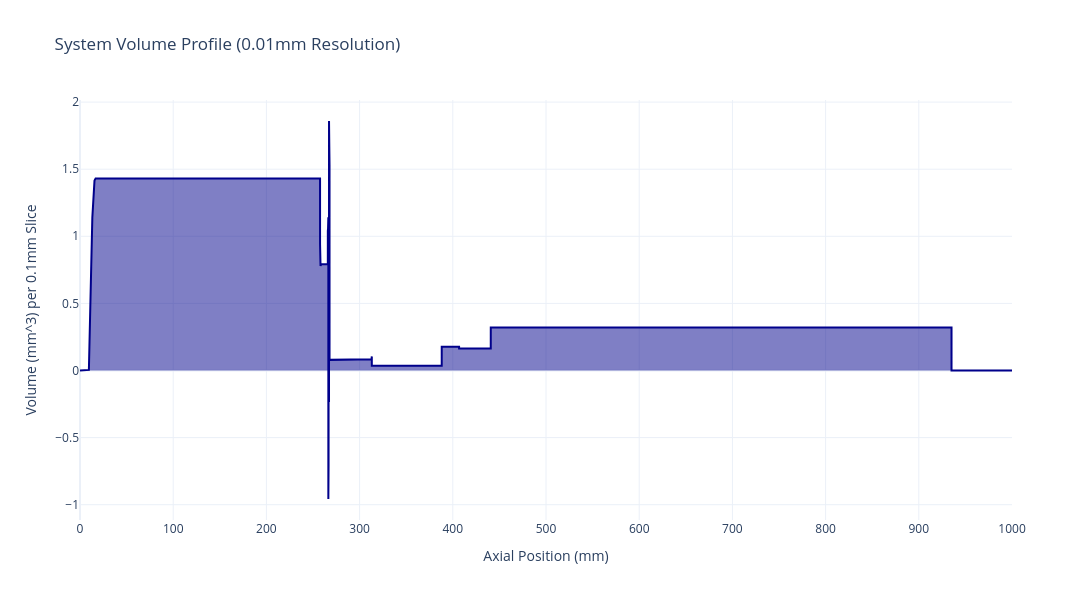
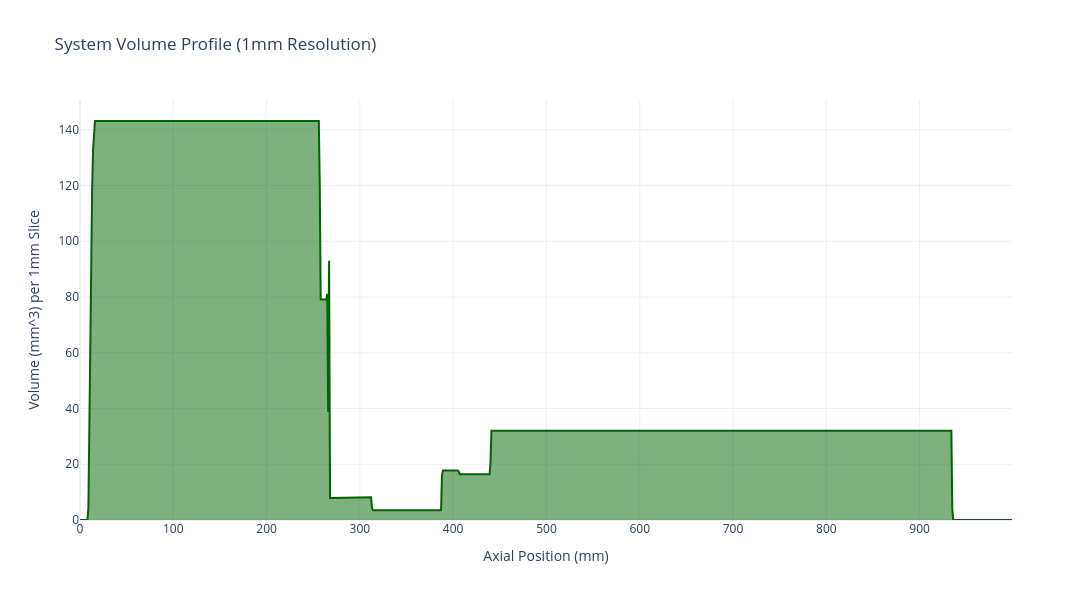
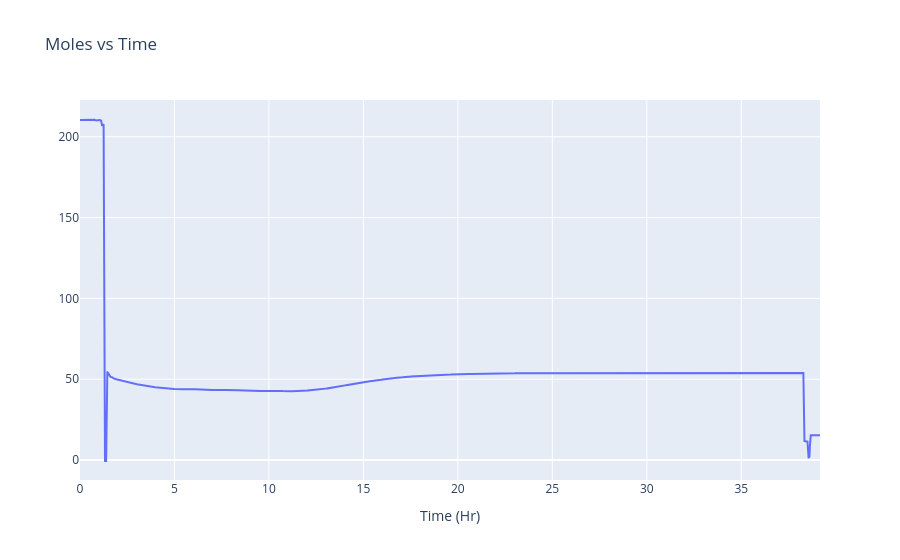

Notebook code for these charts, in order:
### Code cell
# --- MAIN GUI ---
window = tk.Tk()
window.title('MoleGrapher 1.4.0')
window.geometry('740x860')
window.resizable(True, True)

# ── Status bar (top) ──────────────────────────────────────────────────────
statusFrame = tk.Frame(window, bd=1, relief=tk.SUNKEN)
statusFrame.pack(side=tk.BOTTOM, fill=tk.X, padx=6, pady=(0, 4))
graphLabel = tk.Label(statusFrame, text="Press 'Generate Graph' or 'Import...' to begin.",
                       anchor=W, fg='navy')
graphLabel.pack(side=tk.LEFT, padx=4)

# ── Main scrollable area ──────────────────────────────────────────────────
mainFrame = tk.Frame(window)
mainFrame.pack(fill=tk.BOTH, expand=True, padx=6, pady=4)

PAD = dict(padx=6, pady=3)

# ── Section 1: File Selection ─────────────────────────────────────────────
fileFrame = tk.LabelFrame(mainFrame, text='File Selection', font=('TkDefaultFont', 9, 'bold'))
fileFrame.pack(fill=tk.X, **PAD)

row0 = tk.Frame(fileFrame); row0.pack(fill=tk.X, padx=4, pady=2)
fileBrowseButton = tk.Button(row0, text='Browse Data...', command=lambda: (browseFiles(), resolve_geometry_files()), width=16)
fileBrowseButton.pack(side=tk.LEFT, padx=(0,6))
fileLabel = tk.Label(row0, text='Data: (Not Selected)', anchor=W, fg='gray')
fileLabel.pack(side=tk.LEFT, fill=tk.X, expand=True)

row1 = tk.Frame(fileFrame); row1.pack(fill=tk.X, padx=4, pady=2)
interpolate_temps_var = tk.BooleanVar(value=False)
interpolateCheckbox = tk.Checkbutton(row1, text='Interpolate Temps (No CSV)',
                                     variable=interpolate_temps_var,
                                     command=toggle_temp_file_selection)
interpolateCheckbox.pack(side=tk.LEFT, padx=(0,6))
tempLabel = tk.Label(row1, text='Temp Profile: (Select via Browse)', anchor=W, fg='gray')
tempLabel.pack(side=tk.LEFT, fill=tk.X, expand=True)

row2 = tk.Frame(fileFrame); row2.pack(fill=tk.X, padx=4, pady=2)
importPlotButton = tk.Button(row2, text='Import Plot CSV', command=import_data, width=16)
importPlotButton.pack(side=tk.LEFT, padx=(0,6))
importTempButton = tk.Button(row2, text='Import Temp CSV',
                             command=import_temp_profile_viewer, width=16)
importTempButton.pack(side=tk.LEFT)

# ── Section 2: Geometry Files ─────────────────────────────────────────────
geoFrame = tk.LabelFrame(mainFrame, text='Geometry Files', font=('TkDefaultFont', 9, 'bold'))
geoFrame.pack(fill=tk.X, **PAD)

def _geo_row(parent, label_text, browse_cmd):
    f = tk.Frame(parent); f.pack(fill=tk.X, padx=4, pady=2)
    btn = tk.Button(f, text='Browse...', command=browse_cmd, width=10)
    btn.pack(side=tk.RIGHT, padx=(4, 0))
    lbl = tk.Label(f, text=label_text, anchor=W, fg='gray')
    lbl.pack(side=tk.LEFT, fill=tk.X, expand=True)
    return lbl

layoutLabel  = _geo_row(geoFrame, 'Layout:       (Not Selected)', browse_layout)
matingLabel  = _geo_row(geoFrame, 'Mating Table: (Not Selected)', browse_mating)
furLabel     = _geo_row(geoFrame, 'MLD-FUR:      (Not Selected)', browse_fur)
hpsLabel     = _geo_row(geoFrame, 'MLD-HPS:      (Not Selected)', browse_hps)


# ── Section 3: Calc Parameters + Uncertainty (side by side) ──────────────
midRow = tk.Frame(mainFrame); midRow.pack(fill=tk.X, **PAD)

calcFrame = tk.LabelFrame(midRow, text='Calculation Parameters',
                          font=('TkDefaultFont', 9, 'bold'))
calcFrame.pack(side=tk.LEFT, fill=tk.BOTH, expand=True, padx=(0,4))

def _param_row(parent, label_text, default=''):
    f = tk.Frame(parent); f.pack(fill=tk.X, padx=4, pady=2)
    tk.Label(f, text=label_text, width=24, anchor=W).pack(side=tk.LEFT)
    sv = tk.StringVar(value=default)
    tk.Entry(f, textvariable=sv, width=10).pack(side=tk.LEFT)
    return sv

z_temp_cutoff_var   = _param_row(calcFrame, 'Z-Temp Cutoff (mm):')
z_offset_var        = _param_row(calcFrame, 'Z-Offset (mm):')
p_calc_start_time_var = _param_row(calcFrame, 'P_calc Start Time (hr):')
calc_step_var       = _param_row(calcFrame, 'Calc Step (every N rows):', '1')

sigmaFrame = tk.LabelFrame(midRow, text='Uncertainty Inputs',
                           font=('TkDefaultFont', 9, 'bold'))
sigmaFrame.pack(side=tk.LEFT, fill=tk.BOTH, expand=True)

sigma_p_var = _param_row(sigmaFrame, 'σ_P (% Error):', '0.25')
sigma_v_var = _param_row(sigmaFrame, 'σ_V (% Error):', '5.0')
sigma_t_var = _param_row(sigmaFrame, 'σ_T (K Error):', '2.2')

# ── Section 4: Action Buttons ─────────────────────────────────────────────
actFrame = tk.LabelFrame(mainFrame, text='Actions', font=('TkDefaultFont', 9, 'bold'))
actFrame.pack(fill=tk.X, **PAD)

actRow = tk.Frame(actFrame); actRow.pack(fill=tk.X, padx=4, pady=4)
graphButton = tk.Button(actRow, text='Generate Graph', command=lambda: processData(), width=16)
graphButton.pack(side=tk.LEFT, padx=(0,4))
tempViewButton = tk.Button(actRow, text='View Temp Profiles', command=open_temp_viewer,
                           width=16, state='disabled')
tempViewButton.pack(side=tk.LEFT, padx=(0,4))
exportPlotButton = tk.Button(actRow, text='Export Plot Data', command=export_plot_data,
                             width=16, state='disabled')
exportPlotButton.pack(side=tk.LEFT, padx=(0,4))
exportTempButton = tk.Button(actRow, text='Export Temp Profiles', command=export_temp_profiles,
                             width=18, state='disabled')
exportTempButton.pack(side=tk.LEFT)
exportHtmlButton = tk.Button(actRow, text='Export HTML Plot', command=export_html_plot,
                             width=16, state='disabled')
exportHtmlButton.pack(side=tk.LEFT, padx=(4,0))

pcalc_button = tk.Button(actRow, text='Calculate P_calc',
                         command=calculate_pcalc, width=16, state='disabled')
pcalc_button.pack(side=tk.LEFT, padx=(4,0))

save_plot_button = tk.Button(actRow, text='Save Plot',
                             command=save_plot_image, width=12, state='disabled')
save_plot_button.pack(side=tk.LEFT, padx=(4,0))

outDirRow = tk.Frame(actFrame); outDirRow.pack(fill=tk.X, padx=4, pady=2)
tk.Button(outDirRow, text='Set Output Folder...', command=set_output_dir,
          width=18).pack(side=tk.LEFT, padx=(0,8))
outputDirLabel = tk.Label(outDirRow, text='Output: (not set)', anchor=W, fg='gray')
outputDirLabel.pack(side=tk.LEFT, fill=tk.X, expand=True)

# ── Section 5: Exponential Fit ────────────────────────────────────────────
fitFrame = tk.LabelFrame(mainFrame, text='Exponential Fit', font=('TkDefaultFont', 9, 'bold'))
fitFrame.pack(fill=tk.X, **PAD)

fitRow1 = tk.Frame(fitFrame); fitRow1.pack(fill=tk.X, padx=4, pady=2)
tk.Label(fitRow1, text='Fit Start Time (hr):', width=20, anchor=W).pack(side=tk.LEFT)
fit_start_time_var = tk.StringVar(value='')
tk.Entry(fitRow1, textvariable=fit_start_time_var, width=10).pack(side=tk.LEFT, padx=(0,20))
tk.Label(fitRow1, text='Fit End Time (hr):', width=18, anchor=W).pack(side=tk.LEFT)
fit_end_time_var = tk.StringVar(value='')
tk.Entry(fitRow1, textvariable=fit_end_time_var, width=10).pack(side=tk.LEFT)

fitRow2 = tk.Frame(fitFrame); fitRow2.pack(fill=tk.X, padx=4, pady=2)
export_fit_button = tk.Button(fitRow2, text='Export Fit CSV',
    command=export_fit_csv, width=16, state='disabled')
export_fit_button.pack(side=tk.LEFT)

fitRow3 = tk.Frame(fitFrame); fitRow3.pack(fill=tk.X, padx=4, pady=2)
calculateFitButton = tk.Button(fitRow3, text='Calculate Fit',
                               command=calculate_exponential_fit, width=14, state='disabled')
calculateFitButton.pack(side=tk.LEFT)

fit_results_label = tk.Label(fitFrame, text='', anchor=W, justify=LEFT,
                             fg='darkgreen', wraplength=680)
fit_results_label.pack(fill=tk.X, padx=6, pady=(0,4))

# ── Section 6: dn/dt Calculator ─────────────────────────────────────────
dndtFrame = tk.LabelFrame(mainFrame, text='Rate of Change  dn/dt',
                          font=('TkDefaultFont', 9, 'bold'))
dndtFrame.pack(fill=tk.X, **PAD)

dndtRow1 = tk.Frame(dndtFrame); dndtRow1.pack(fill=tk.X, padx=4, pady=2)
tk.Label(dndtRow1, text='Period Start (hr):', width=18, anchor=W).pack(side=tk.LEFT)
dn_dt_start_var = tk.StringVar(value='')
tk.Entry(dndtRow1, textvariable=dn_dt_start_var, width=8).pack(side=tk.LEFT, padx=(0,12))
tk.Label(dndtRow1, text='Period End (hr):', width=16, anchor=W).pack(side=tk.LEFT)
dn_dt_end_var = tk.StringVar(value='')
tk.Entry(dndtRow1, textvariable=dn_dt_end_var, width=8).pack(side=tk.LEFT, padx=(0,12))
tk.Label(dndtRow1, text='Interval (hr):', width=13, anchor=W).pack(side=tk.LEFT)
dn_dt_interval_var = tk.StringVar(value='')
tk.Entry(dndtRow1, textvariable=dn_dt_interval_var, width=8).pack(side=tk.LEFT)



dndtRow2 = tk.Frame(dndtFrame); dndtRow2.pack(fill=tk.X, padx=4, pady=2)
dn_dt_button = tk.Button(dndtRow2, text='Calculate dn/dt',
                         command=calculate_dn_dt, width=16, state='disabled')
dn_dt_button.pack(side=tk.LEFT)

dn_dt_results_label = tk.Label(dndtFrame, text='', anchor=W,
                               justify=LEFT, fg='darkorchid',
                               wraplength=680)
dn_dt_results_label.pack(fill=tk.X, padx=6, pady=(0,4))


# ── Progress Bars ─────────────────────────────────────────────────────────
progFrame = tk.Frame(mainFrame); progFrame.pack(fill=tk.X, padx=6, pady=2)
tk.Label(progFrame, text='File:', anchor=W, width=5).pack(side=tk.LEFT)
fileProgress = Progressbar(progFrame, orient=HORIZONTAL, length=150, mode='determinate')
fileProgress.pack(side=tk.LEFT, padx=(0,16))
tk.Label(progFrame, text='Graph:', anchor=W, width=6).pack(side=tk.LEFT)
graphProgress = Progressbar(progFrame, orient=HORIZONTAL, length=250, mode='determinate')
graphProgress.pack(side=tk.LEFT)

window.attributes('-topmost', False)
window.mainloop()

### Figure 1 — Plotly figure (JSON) as saved in the notebook; plotly's stock layout.template omitted (floating-point values rounded to 4 significant figures; data arrays with more than 128 entries replaced by an {"elided": "..."} marker saying what was removed)
{"data": [{"fill": "tozeroy", "line": {"color": "darkblue", "width": 2}, "mode": "lines", "name": "Total System Volume", "type": "scatter", "x": {"elided": "100000 float values"}, "y": {"elided": "100000 float values"}}], "layout": {"height": 600, "hovermode": "x unified", "title": {"text": "System Volume Profile (0.01mm Resolution)"}, "width": 1300, "xaxis": {"title": {"text": "Axial Position (mm)"}}, "yaxis": {"title": {"text": "Volume (mm^3) per 0.1mm Slice"}}}}

### Figure 2 — Plotly figure (JSON) as saved in the notebook; plotly's stock layout.template omitted (floating-point values rounded to 4 significant figures; data arrays with more than 128 entries replaced by an {"elided": "..."} marker saying what was removed)
{"data": [{"fill": "tozeroy", "line": {"color": "darkgreen", "width": 2}, "mode": "lines", "name": "Coarse Volume", "type": "scatter", "x": {"elided": "1000 int values"}, "y": {"elided": "1000 float values"}}], "layout": {"height": 600, "hovermode": "x unified", "title": {"text": "System Volume Profile (1mm Resolution)"}, "width": 1300, "xaxis": {"title": {"text": "Axial Position (mm)"}}, "yaxis": {"title": {"text": "Volume (mm^3) per 1mm Slice"}}}}

### Figure 3 — Plotly figure (JSON) as saved in the notebook; plotly's stock layout.template omitted (floating-point values rounded to 4 significant figures; data arrays with more than 128 entries replaced by an {"elided": "..."} marker saying what was removed)
{"data": [{"name": "Moles", "type": "scatter", "x": {"elided": "140801 float values"}, "y": {"elided": "140801 float values"}}], "layout": {"title": {"text": "Moles vs Time"}, "xaxis": {"title": {"text": "Time (Hr)"}}}}
